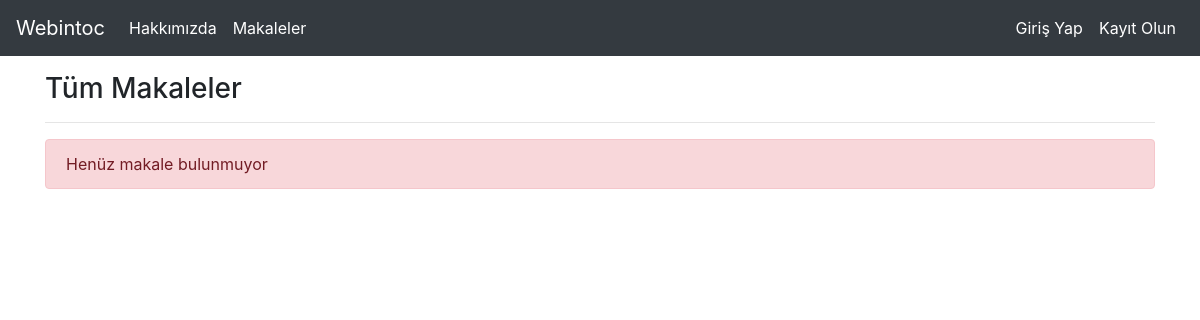
Page /articles on the earlier database version.
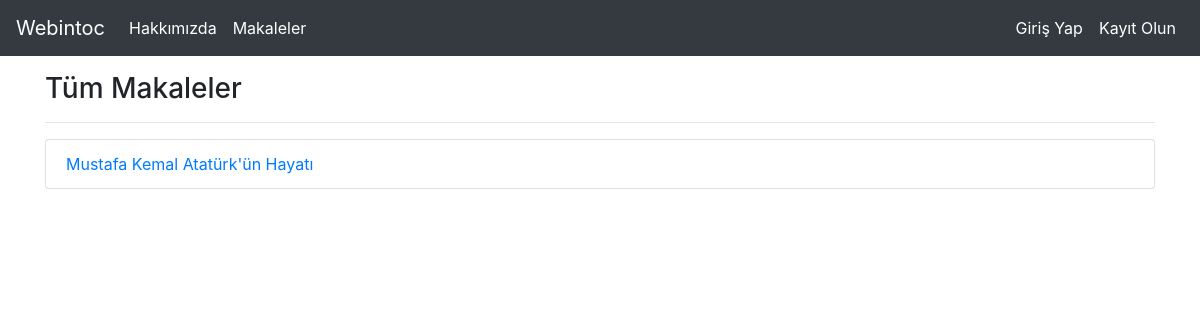
Same page on the later database version.
### tables this page shows
CREATE TABLE "articles" (
    "id" INTEGER PRIMARY KEY AUTOINCREMENT,
    "title" TEXT,
    "author" TEXT,
    "content" TEXT,
    "created_date" TIMESTAMP DEFAULT (datetime('now', 'localtime'))
);

### webintoc.py (the view)
@app.route("/articles")
def articles():
    with sql.connect("webintoc.db") as con:
        cursor = con.cursor()
        sorgu = "SELECT * FROM articles"
        cursor.execute(sorgu)
        articles = cursor.fetchall()
    if articles:
        return render_template("articles.html", articles=articles)
    else:
        return render_template("articles.html")

### templates/articles.html
{% extends 'layout.html' %}
{% block body %}
    <h3>Tüm Makaleler</h3>
    <hr>
    {% if articles %}
        <ul class="list-group">
            {% for article in articles %}
                <li class="list-group-item"><a href="/article/{{article[0]}}">{{ article[1] }}</a></li>
            {% endfor %}
        </ul>
    {% else %}
        <div class="alert alert-danger">Henüz makale bulunmuyor</div>
    {% endif %}
{% endblock %}

Differences in the rows shown:
added articles: title "Mustafa Kemal Atatürk'ün Hayatı"
Other differences:
text no longer shown: "Henüz makale bulunmuyor"
